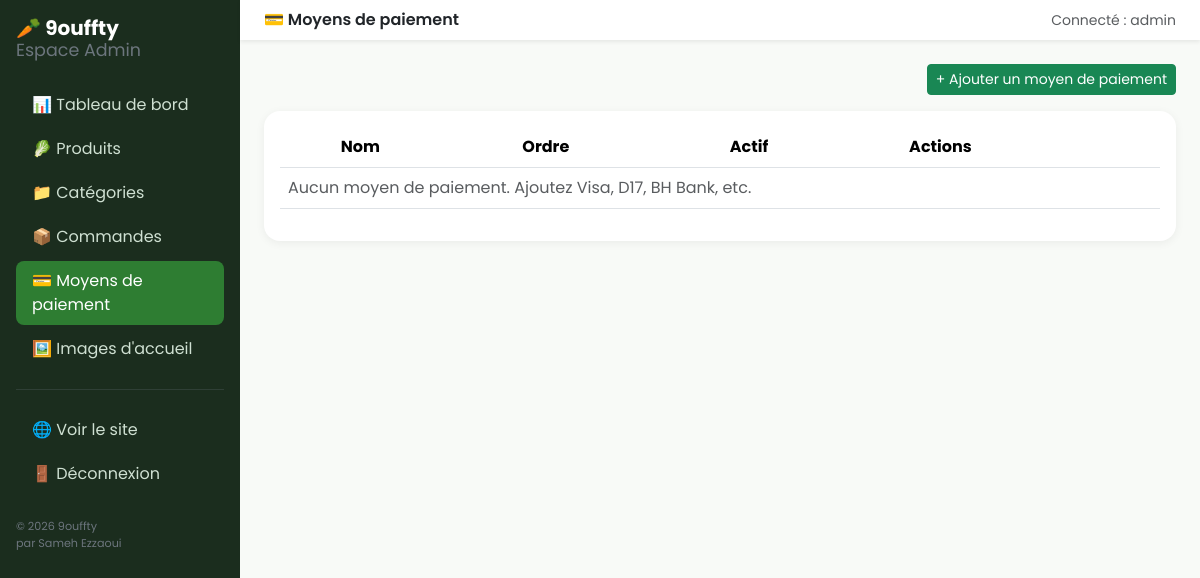
Page /gestion/paiements/ (signed in) on the earlier database version.
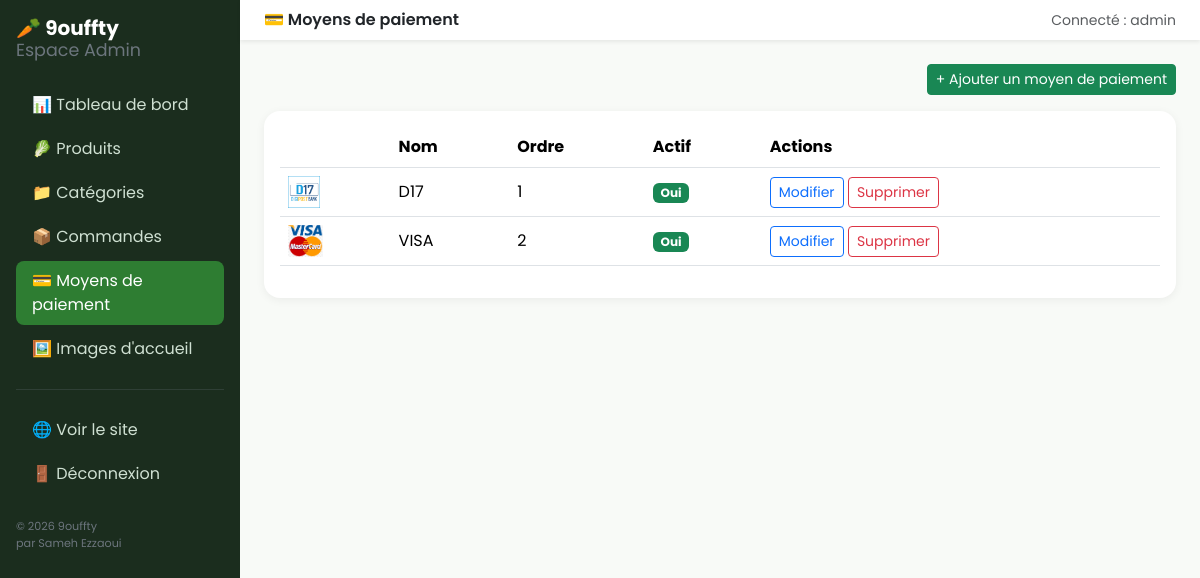
Same page on the later database version.
### boutique/models.py (models this page shows, shortened)
class MoyenPaiement(models.Model):
    nom = models.CharField(max_length=80, help_text="Ex: Visa, D17, BH Bank, Mastercard...")
    logo = models.ImageField(upload_to='paiements/')
    ordre = models.PositiveIntegerField(default=0, help_text="Ordre d'affichage (plus petit = plus à gauche)")
    actif = models.BooleanField(default=True)
    class Meta:
        verbose_name = "Moyen de paiement"
        verbose_name_plural = "Moyens de paiement"
        ordering = ['ordre', 'nom']

### dashboard/views.py (the view)
# urls.py: path('paiements/', views.paiements_liste, name='paiements_liste'),
@login_required(login_url='dashboard:login')
@user_passes_test(est_staff, login_url='dashboard:login')
def paiements_liste(request):
    moyens = MoyenPaiement.objects.all()
    return render(request, 'dashboard/paiements_liste.html', {'moyens': moyens})

### boutique/context_processors.py (called while the page is built)
def types_categories(request):
    types_utilises = (
        Categorie.objects.values_list('type_produit', flat=True).distinct()
    )
    choices_dict = dict(Categorie.TYPE_CHOICES)
    types_disponibles = [
        (code, choices_dict.get(code, code)) for code in types_utilises
    ]
    types_disponibles.sort(key=lambda t: t[1])
    return {'types_produits_nav': types_disponibles}

def moyens_paiement_global(request):
    return {'moyens_paiement_global': MoyenPaiement.objects.filter(actif=True)}

### dashboard/views.py (called while the page is built)
def est_staff(user):
    return user.is_active and user.is_staff

### templates/dashboard/paiements_liste.html (shortened to what this page needs)
{% extends 'dashboard/base_dashboard.html' %}
{% block header %}💳 Moyens de paiement{% endblock %}
{% block dashboard_content %}
<div class="d-flex justify-content-end mb-3">
  <a href="{% url 'dashboard:paiement_ajouter' %}" class="btn btn-success btn-sm">+ Ajouter un moyen de paiement</a>
</div>
<div class="card stat-card p-3">
  <div class="table-responsive">
    <table class="table align-middle">
      <thead><tr><th></th><th>Nom</th><th>Ordre</th><th>Actif</th><th>Actions</th></tr></thead>
      <tbody>
        {% for m in moyens %}
        <tr>
          <td><img src="{{ m.logo.url }}" style="height:32px;object-fit:contain;"></td>
          <td>{{ m.nom }}</td>
          <td>{{ m.ordre }}</td>
          <td>{% if m.actif %}<span class="badge bg-success">Oui</span>{% else %}<span class="badge bg-secondary">Non</span>{% endif %}</td>
          <td>
            <a href="{% url 'dashboard:paiement_modifier' m.pk %}" class="btn btn-sm btn-outline-primary">Modifier</a>
            <a href="{% url 'dashboard:paiement_supprimer' m.pk %}" class="btn btn-sm btn-outline-danger">Supprimer</a>
          </td>
        </tr>
        {% empty %}
        <tr><td colspan="5" class="text-muted">Aucun moyen de paiement. Ajoutez Visa, D17, BH Bank, etc.</td></tr>
        {% endfor %}
      </tbody>
    </table>
  </div>
</div>
{% endblock %}

### templates/dashboard/base_dashboard.html (shortened to what this page needs)
{% load static %}
<!DOCTYPE html>
<html lang="fr">
<head>
<link href="https://cdn.jsdelivr.net/npm/bootstrap@5.3.3/dist/css/bootstrap.min.css" rel="stylesheet">
<link rel="stylesheet" href="{% static 'css/style.css' %}">
</head>
<body>
<div class="d-flex">
  <div class="sidebar-dashboard p-3" style="width:240px; position:sticky; top:0; height:100vh;">
    <h2 class="h5 fw-bold text-white mb-4">🥕 9ouffty <span class="d-block small fw-normal text-secondary">Espace Admin</span></h2>
    <nav class="nav flex-column gap-1">
      <a class="nav-link {% if request.resolver_match.url_name == 'accueil' %}active{% endif %}" href="{% url 'dashboard:accueil' %}">📊 Tableau de bord</a>
      <a class="nav-link {% if 'produit' in request.resolver_match.url_name %}active{% endif %}" href="{% url 'dashboard:produits_liste' %}">🥬 Produits</a>
      <a class="nav-link {% if 'categorie' in request.resolver_match.url_name %}active{% endif %}" href="{% url 'dashboard:categories_liste' %}">📁 Catégories</a>
      <a class="nav-link {% if 'commande' in request.resolver_match.url_name %}active{% endif %}" href="{% url 'dashboard:commandes_liste' %}">📦 Commandes</a>
      <a class="nav-link {% if 'paiement' in request.resolver_match.url_name %}active{% endif %}" href="{% url 'dashboard:paiements_liste' %}">💳 Moyens de paiement</a>
      <a class="nav-link {% if 'slide' in request.resolver_match.url_name %}active{% endif %}" href="{% url 'dashboard:slides_liste' %}">🖼️ Images d'accueil</a>
      <hr class="text-secondary">
      <a class="nav-link" href="{% url 'boutique:accueil' %}" target="_blank">🌐 Voir le site</a>
      <a class="nav-link" href="{% url 'dashboard:logout' %}">🚪 Déconnexion</a>
    </nav>
    <p class="small text-secondary mt-4 mb-0" style="font-size:0.7rem;">© {% now "Y" %} 9ouffty<br>par Sameh Ezzaoui</p>
  </div>
  <div class="flex-grow-1">
    <nav class="navbar navbar-light bg-white shadow-sm px-4">
      <span class="fw-semibold">{% block header %}Tableau de bord{% endblock %}</span>
      <span class="text-muted small">Connecté : {{ request.user.username }}</span>
    </nav>
    <div class="p-4">
      {% block dashboard_content %}{% endblock %}
    </div>
  </div>
</div>
</body>
</html>

### static/css/style.css (style rules this page uses)
body { font-family: 'Poppins', sans-serif; background-color: #f8faf7; }
.sidebar-dashboard { min-height: 100vh; background: #1b2d1e; color: #e6ece7; }
.sidebar-dashboard a { color: #cfe0d2; text-decoration: none; }
.sidebar-dashboard a.active, .sidebar-dashboard a:hover { background: #2e7d32; color: #fff; border-radius: 8px; }
.stat-card { border-radius: 16px; border: none; box-shadow: 0 2px 10px rgba(0,0,0,.06); }

Differences in the rows shown:
added MoyenPaiement: logo (picture), nom "D17", ordre "1", actif "Oui"
added MoyenPaiement: logo (picture), nom "VISA", ordre "2", actif "Oui"
Other differences:
text no longer shown: "Aucun moyen de paiement. Ajoutez Visa, D17, BH Bank, etc."
